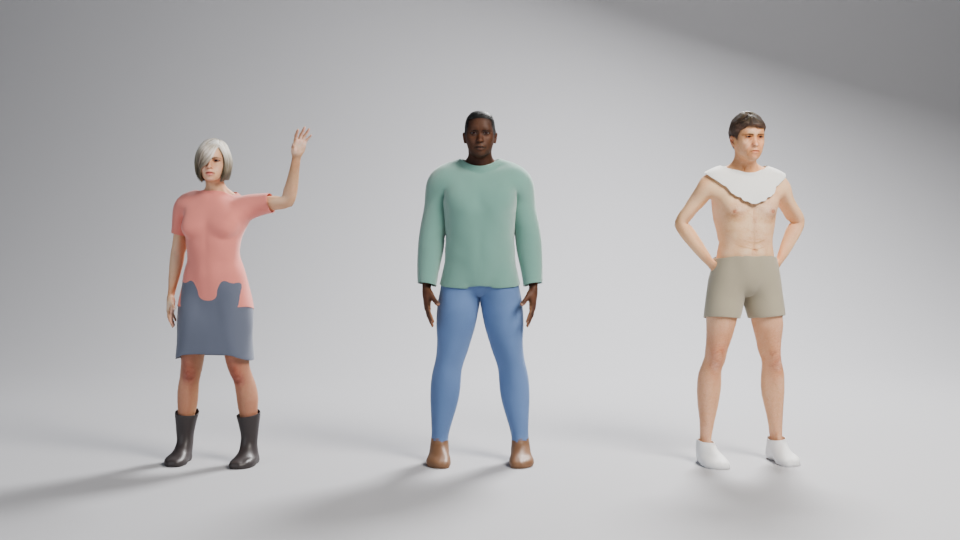
#> input picture runs/004-garments-wip.png, 960 x 540 px
$ python image_stats.py ../runs/004-garments-wip.png
#> lines starting #> are read from the running program, lines starting #| are printed output that depends on the picture
"""Numbers that describe a render, so reviews do not rest on impressions alone.

Usage: python image_stats.py image.png [image2.png ...]
"""
import json
import sys

import numpy as np
from PIL import Image


def load(path):
#> called with path = '../runs/004-garments-wip.png'
    return np.asarray(Image.open(path).convert("RGB"), dtype=np.float64) / 255.0


def luminance(rgb):
    return rgb @ np.array([0.2126, 0.7152, 0.0722])
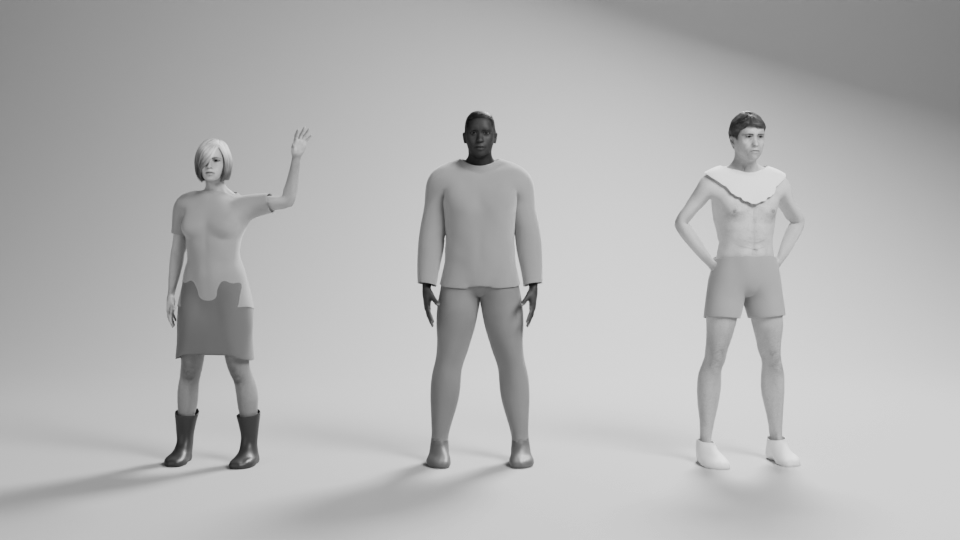
#> returned value: shape (540, 960) float64; min 0.038, max 0.883, mean 0.704


def stats(path):
    rgb = load(path)
    lum = luminance(rgb)
    p5, p50, p95 = np.percentile(lum, [5, 50, 95])
#> p5 = 0.522; p50 = 0.73; p95 = 0.821
    return {
        "p5": round(float(p5), 3),
        "median": round(float(p50), 3),
        "p95": round(float(p95), 3),
        "spread_p95_minus_p5": round(float(p95 - p5), 3),
        "clipped_fraction": round(float((rgb.max(axis=2) >= 0.985).mean()), 4),
        "near_black_fraction": round(float((lum <= 0.02).mean()), 4),
    }


if __name__ == "__main__":
    print(json.dumps({p: stats(p) for p in sys.argv[1:]}, indent=2))
